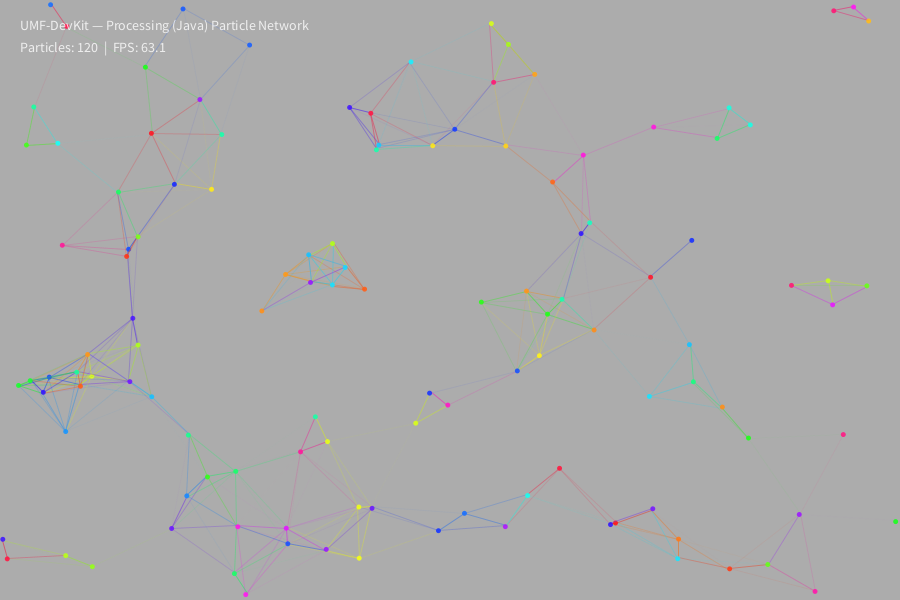
Frame 1 (no input)
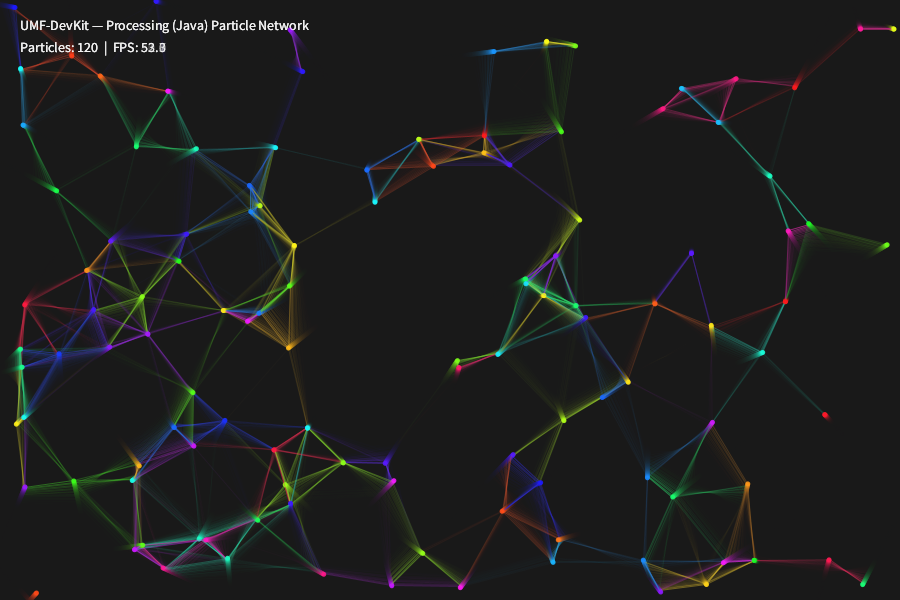
Frame 60 (the mouse pressed at the canvas centre just before this capture)
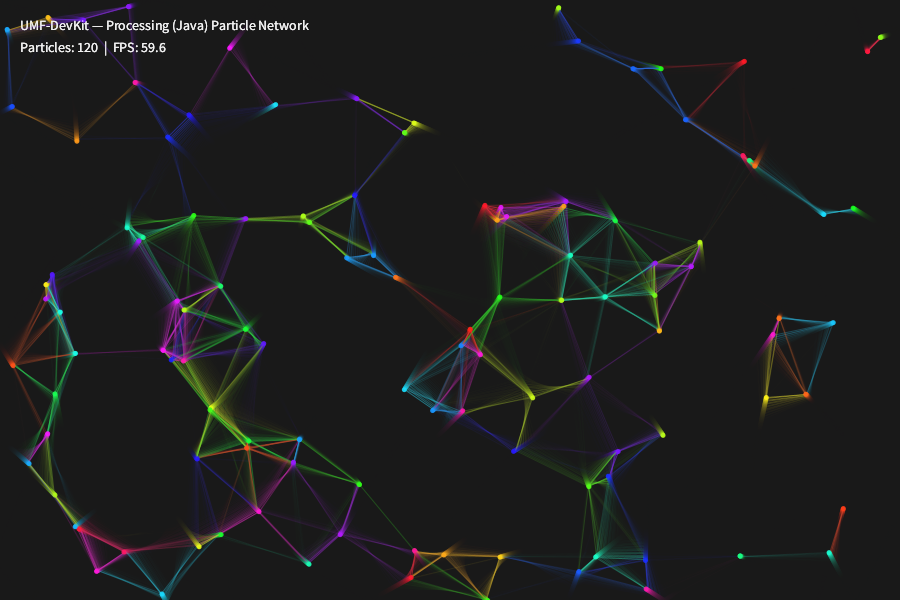
Frame 120 (the mouse held since frame 60 and released just before this capture)

The Processing sketch that drew these frames (run headless with seeded random() and noise(); from frame 60 on, the mouse is pressed at the canvas centre):

// Processing sketch: sketch
// ── sketch.pde
int numParticles = 120;
float[] px, py, vx, vy, hue;
int bgColor;

void setup() {
  size(900, 600);
  colorMode(HSB, 360, 100, 100, 100);
  bgColor = 0;

  px = new float[numParticles];
  py = new float[numParticles];
  vx = new float[numParticles];
  vy = new float[numParticles];
  hue = new float[numParticles];

  for (int i = 0; i < numParticles; i++) {
    px[i] = random(width);
    py[i] = random(height);
    vx[i] = random(-1.5, 1.5);
    vy[i] = random(-1.5, 1.5);
    hue[i] = random(360);
  }
}

void draw() {
  fill(bgColor, 0, 10, 18);
  noStroke();
  rect(0, 0, width, height);

  for (int i = 0; i < numParticles; i++) {
    px[i] += vx[i];
    py[i] += vy[i];

    if (px[i] < 0 || px[i] > width)  vx[i] *= -1;
    if (py[i] < 0 || py[i] > height) vy[i] *= -1;

    hue[i] = (hue[i] + 0.4) % 360;

    for (int j = i + 1; j < numParticles; j++) {
      float d = dist(px[i], py[i], px[j], py[j]);
      if (d < 100) {
        float alpha = map(d, 0, 100, 80, 0);
        stroke(hue[i], 80, 90, alpha);
        line(px[i], py[i], px[j], py[j]);
      }
    }

    noStroke();
    fill(hue[i], 90, 100, 90);
    ellipse(px[i], py[i], 5, 5);
  }

  fill(0, 0, 100, 80);
  noStroke();
  textSize(14);
  text("UMF-DevKit — Processing (Java) Particle Network", 20, 30);
  text("Particles: " + numParticles + "  |  FPS: " + nf(frameRate, 0, 1), 20, 52);
}

void mousePressed() {
  for (int i = 0; i < 10; i++) {
    int idx = (int) random(numParticles);
    px[idx] = mouseX + random(-20, 20);
    py[idx] = mouseY + random(-20, 20);
    vx[idx] = random(-2, 2);
    vy[idx] = random(-2, 2);
  }
}

void keyPressed() {
  if (key == 'r' || key == 'R') {
    for (int i = 0; i < numParticles; i++) {
      px[i] = random(width);
      py[i] = random(height);
      vx[i] = random(-1.5, 1.5);
      vy[i] = random(-1.5, 1.5);
    }
  }
}
